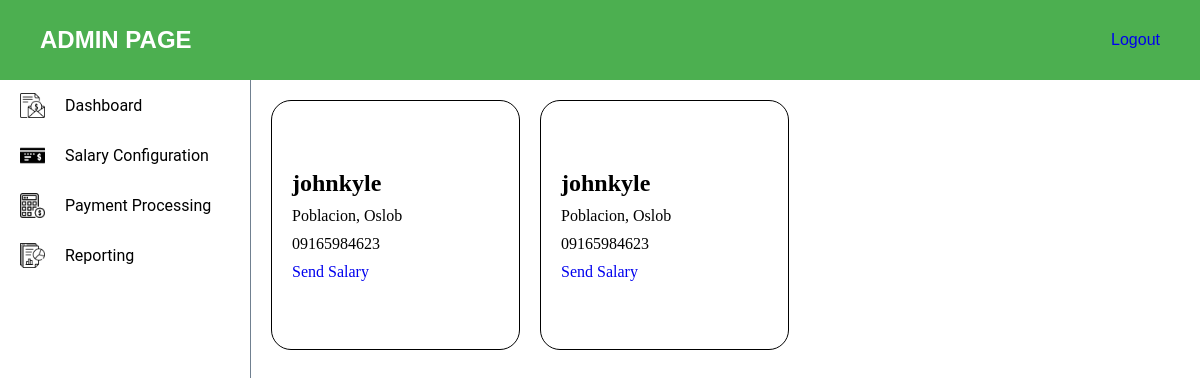
Before: /payment-proc with the older database file.
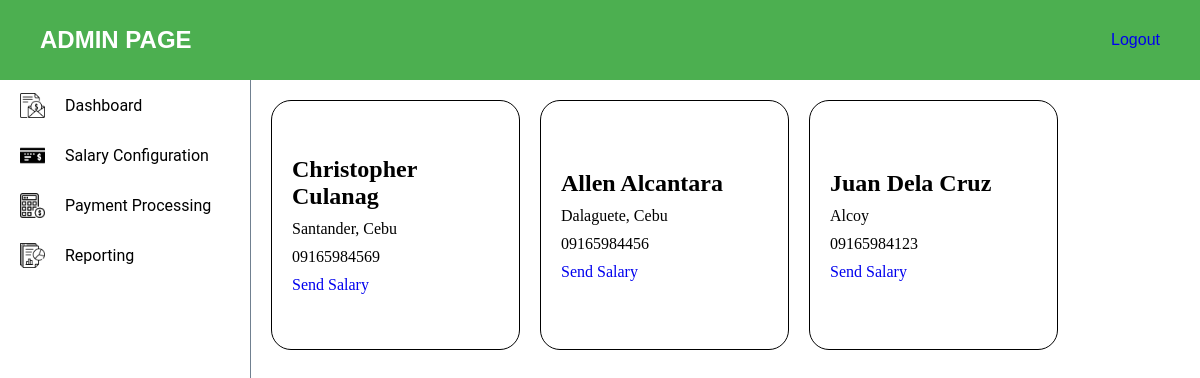
After: the same page with the newer database file.
### myapp/models.py (models this page shows, shortened)
class Employee(AbstractUser):
    name = models.CharField(max_length=255)
    email = models.EmailField()
    contact = models.CharField(max_length=15)
    address = models.TextField()
    username = models.CharField(max_length=255, unique=True)
    password = models.CharField(max_length=128)
    groups = models.ManyToManyField('auth.Group', related_name='employee_groups', blank=True)
    user_permissions = models.ManyToManyField('auth.Permission', related_name='employee_permissions', blank=True)

### myapp/views.py (the view)
# urls.py: path("payment-proc", views.payment_proc, name="payment_proc"),
def payment_proc(request):
    employees = Employee.objects.all()
    return render(request, "admin-view/payment-proc/payment-proc.html", {
        'employees' : employees
    })

### myapp/templates/admin-view/payment-proc/payment-proc.html (shortened to what this page needs)
{% load static %}
<!DOCTYPE html>
<html lang="en">
<head>
    <link rel="stylesheet" href="{% static 'css/navbar.css' %}">
    <link rel="stylesheet" href="{% static 'css/admin.css' %}">
    <link rel="stylesheet" href="{% static 'css/payment-proc.css' %}">
</head>
<body>
    <div class="admin-header">
        <h2>ADMIN PAGE</h2>
        <a href="{% url 'user_login' %}">Logout</a>
    </div>
    <div class="page-content">
        <aside class="aside-content">
            <ul class="aside-nav">
                <a class="aside-nav-items" href="{% url 'admin_view' %}">
                    <img class="sidenav-logo" src="{% static 'images/salary.png' %}" alt="logo">
                    Dashboard
                </a>
                <a class="aside-nav-items" href="{% url 'salary_config' %}">
                    <img class="sidenav-logo" src="{% static 'images/bank-check.png' %}" alt="logo">
                    Salary Configuration
                </a>
                <a class="aside-nav-items" href="{% url 'payment_proc' %}">
                    <img class="sidenav-logo" src="{% static 'images/calculator.png' %}" alt="logo">
                    Payment Processing
                </a>
                <a class="aside-nav-items" href="{% url 'reporting' %}">
                    <img class="sidenav-logo" src="{% static 'images/report.png' %}" alt="logo">
                    Reporting
                </a>
            </ul>
        </aside>
        <section class="admin-content">
                <div class="card-container">
                    {% for employee in employees %}
                        <div class="card-content">
                            <h1>{{ employee.name }}</h1>
                            <p>{{ employee.address }}</p>
                            <p>{{ employee.contact }}</p>
                            <a href="{% url 'payment_page' username=employee.username %}">Send Salary</a>
                        </div>
                    {% endfor %}
                </div>
        </section>
    </div>
</body>
</html>

Changed rows visible on the page:
removed Employee: name "johnkyle", address "Poblacion, Oslob", contact "09165984623"
removed Employee: name "johnkyle", address "Poblacion, Oslob", contact "09165984623"
added Employee: name "Christopher Culanag", address "Santander, Cebu", contact "09165984569"
added Employee: name "Allen Alcantara", address "Dalaguete, Cebu", contact "09165984456"
added Employee: name "Juan Dela Cruz", address "Alcoy", contact "09165984123"
